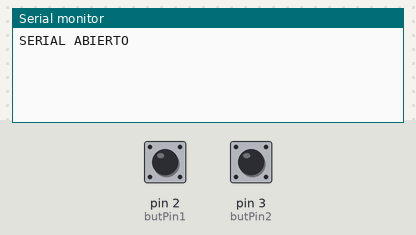
Recording of a sketch running on a simulated Arduino Uno, built with avr-gcc and run on an emulated ATmega328P. On the bench: the last lines printed to the serial monitor. The test bench sets the inputs (shaded band); at power-on: pin 2 (butPin1) LOW, pin 3 (butPin2) LOW.

Above: at 1.2 s.
1.3 s: pin 2 (butPin1) pulled HIGH for 0.15 s
At 2.4 s:
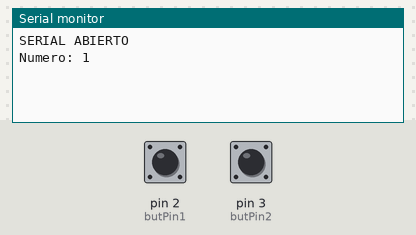
2.9 s: pin 3 (butPin2) pulled HIGH for 0.15 s
At 4.1 s:
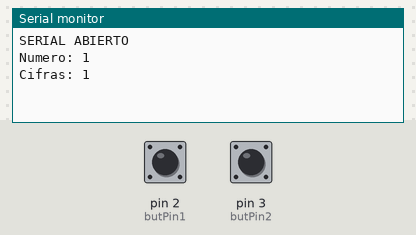
4.5 s: pin 3 (butPin2) pulled HIGH for 1 s
At 5.4 s:
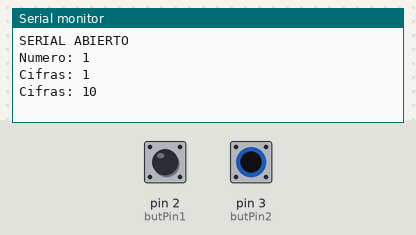

The sketch:

practica4.3.ino
```cpp
const int butPin1 = 2;
const int butPin2 = 3;
int p10;
int p1;

int p20;
int p2;

int cont=0;
int cifra = 0;
long DNIn=0;
char DNIl;
void setup() {
  Serial.begin(9600);
  pinMode(butPin1, INPUT);
  pinMode(butPin2, INPUT);
  while(!Serial);
  Serial.println("SERIAL ABIERTO");
  p10 = 0;
  p20 = 0;
}

void loop() {
  p1 = digitalRead(butPin1);
  p2 = digitalRead(butPin2);
  if(p1 == 1){
      if(p10 == 0){
          //PICO SUBIDA
          cont++;
          if(cont == 10) cont-=10;
          delay(20);
          Serial.print("Numero: ");
          Serial.println(cont);
        }
    }
    if(p2 == 1){
      if(p20 == 0){
          //PICO SUBIDA
          DNIn = DNIn*10;
          DNIn += cont;
          Serial.print("Cifras: ");
          Serial.println(DNIn);
          cont = 0;
          cifra++;
          delay(20);
        }
    }

    if(cifra == 8){
        DNIl = letraDNI(DNIn);
        Serial.print("EL DNI ES: ");
        Serial.print(DNIn);
        Serial.println(DNIl);

        cifra = 0;
        DNIn = 0;
      }

p10 = p1;
p20 = p2;

delay(1);
}
```

letraDNI.ino
```cpp
char letraDNI(long num){
  char letras[23] = {'T','R','W','A','G','M','Y','F','P','D','X','B','N','J','Z','S','Q','V','H','L','C','K','E'};
  char letra;
  int resto = num % 23;
  letra = letras[resto];
  return letra;
}
```

numaLet.ino
```cpp
char printNum(int num){
  String numero[] = {"cero", "uno", "dos", "tres", "cuatro", "cinco", "seis", "siete", "ocho", "nueve"};
  Serial.println(numero[num]);
  return 1;
}
```

Measured:
- after the input at 1.3 s, the serial monitor: prints a new line at once (image 1)
- after the input at 2.9 s, the serial monitor: prints a new line at once (image 2)
- after the input at 4.5 s, the serial monitor: prints a new line at once (image 3)
